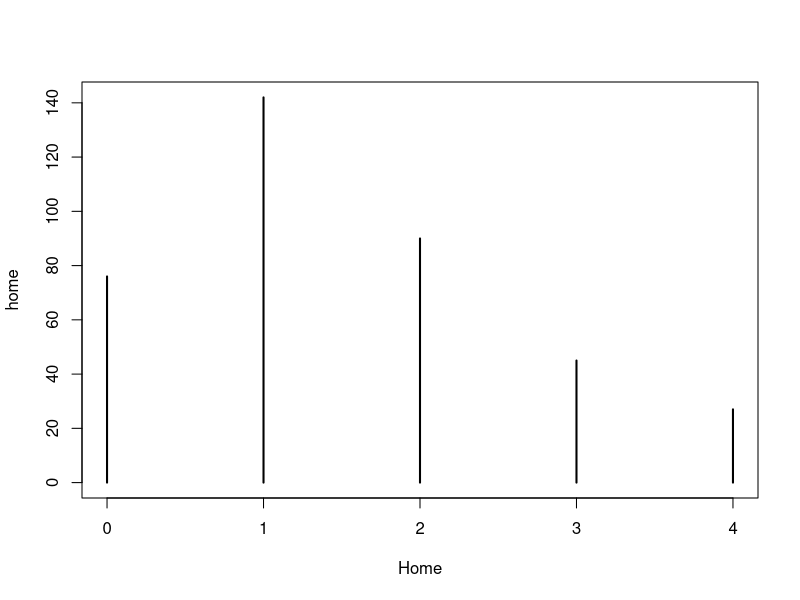
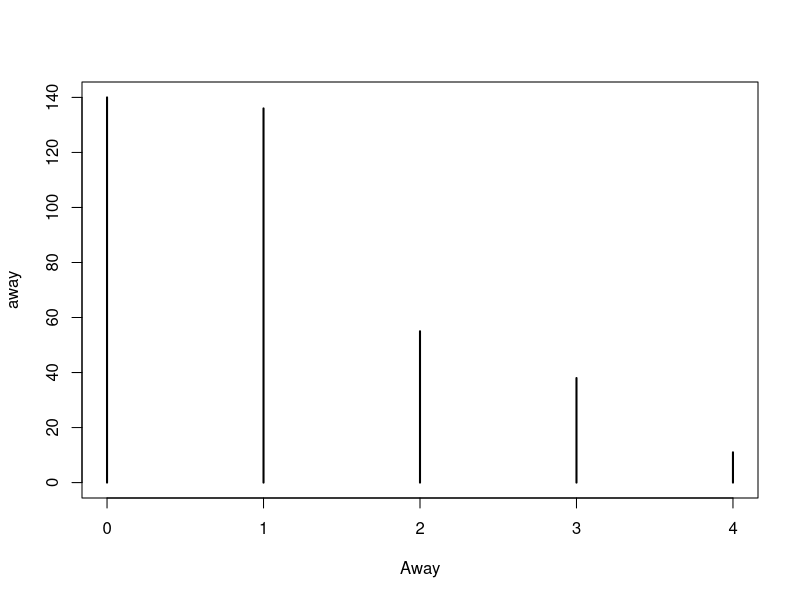

Reproduce these figures in R, in order.
# ANLY 545-50 hw1
# by Liangquan Zhou

library(tidyverse)
library(magrittr)
library(vcd)
library(vcdExtra)

# Exercise 2.3
ucb <- datasets::UCBAdmissions

# (a)
dimnames(ucb)
ftable(ucb)
prod(dim(ucb))

# (b)
apply(ucb, 3, sum)

# (c)
ftable(Admit ~ Dept, data = ucb) %>%
  prop.table(margin = 1)

# (d)
total <- ftable(Gender ~ Dept, ucb)
admitted <- ucb["Admitted", , ] %>%
  t()
admitted / total
# or
prop.table(ucb, c(3, 2))["Admitted", , ] %>%
  t()

# Exercise 2.5
soccer <- vcd::UKSoccer

# (a)
sum(soccer)

# (b)
home <- margin.table(soccer, 1)
away <- margin.table(soccer, 2)
home
away

# (c)
home %>% prop.table()
away %>% prop.table()

# (d)
plot(home)
plot(away)
